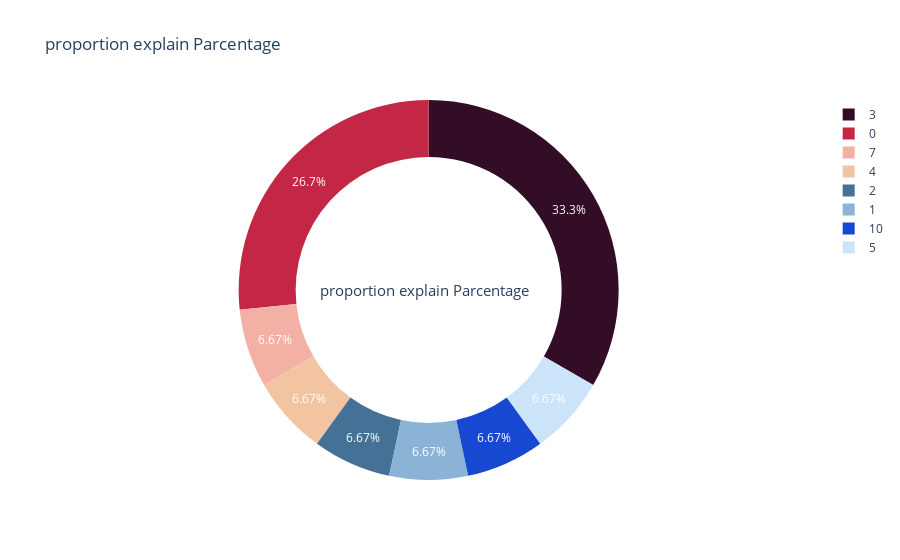

Write notebook code for a chart like this one.
### Code cell
#print('Parcentage',df.PROPORTION EXPLAIN.value_counts(normalize=True))
#df.proportion_explain.value_counts(normalize=True).plot(kind='bar')
color_brewer = ['#41B5A3','#FFAF87','#FF8E72','#ED6A5E','#377771','#E89005','#C6000D','#000000','#05668D','#028090','#9FD35C',
                '#02C39A','#F0F3BD','#41B5A3','#FF6F59','#254441','#B2B09B','#EF3054','#9D9CE8','#0F4777','#5F67DD','#235077','#CCE4F9','#1748D1',
                '#8BB3D6','#467196','#F2C4A2','#F2B1A4','#C42746','#330C25']
fig = {
  "data": [
    {
      "values": data["proportion_explain"].value_counts().values,
      "labels": data["proportion_explain"].value_counts().index,
      "domain": {"x": [0, .95]},
      "name": "Proportin explain Parcentage",
      "hoverinfo":"label+percent+name",
      "hole": .7,
      "type": "pie",
      "marker": {"colors": [i for i in reversed(color_brewer)]},
      "textfont": {"color": "#FFFFFF"}
    }],
  "layout": {
        "title":"proportion explain Parcentage",
        "annotations": [
            {
                "font": {
                    "size": 15
                },
                "showarrow": False,
                "text": "proportion explain Parcentage",
                "x": 0.47,
                "y": 0.5
            }
        ]
    }
}
iplot(fig, filename='donut')

### Figure 1 — Plotly figure (JSON) as saved in the notebook; plotly's stock layout.template omitted (floating-point values rounded to 4 significant figures)
{"data": [{"domain": {"x": [0, 0.95]}, "hole": 0.7, "hoverinfo": "label+percent+name", "labels": [3, 0, 7, 4, 2, 1, 10, 5], "marker": {"colors": ["#330C25", "#C42746", "#F2B1A4", "#F2C4A2", "#467196", "#8BB3D6", "#1748D1", "#CCE4F9", "#235077", "#5F67DD", "#0F4777", "#9D9CE8", "#EF3054", "#B2B09B", "#254441", "#FF6F59", "#41B5A3", "#F0F3BD", "#02C39A", "#9FD35C", "#028090", "#05668D", "#000000", "#C6000D", "#E89005", "#377771", "#ED6A5E", "#FF8E72", "#FFAF87", "#41B5A3"]}, "name": "Proportin explain Parcentage", "textfont": {"color": "#FFFFFF"}, "type": "pie", "values": [5, 4, 1, 1, 1, 1, 1, 1]}], "layout": {"annotations": [{"font": {"size": 15}, "showarrow": false, "text": "proportion explain Parcentage", "x": 0.47, "y": 0.5}], "title": {"text": "proportion explain Parcentage"}}}
